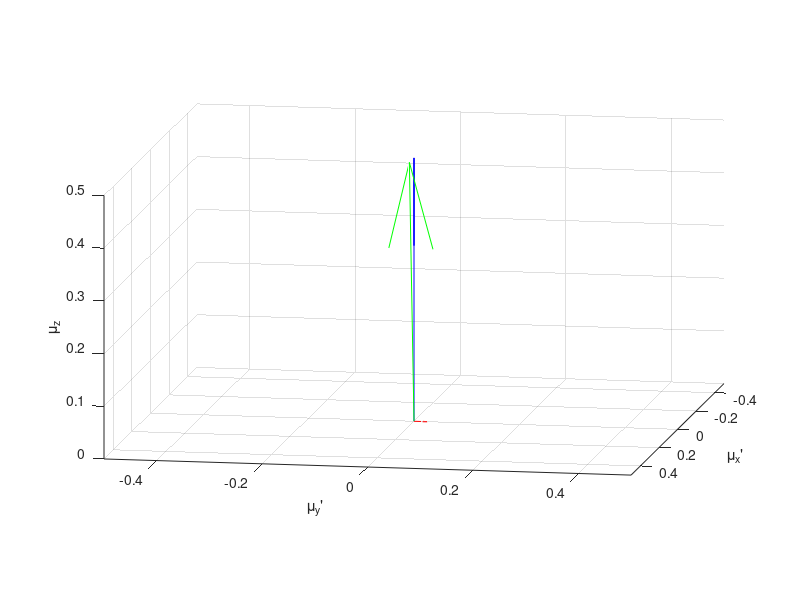
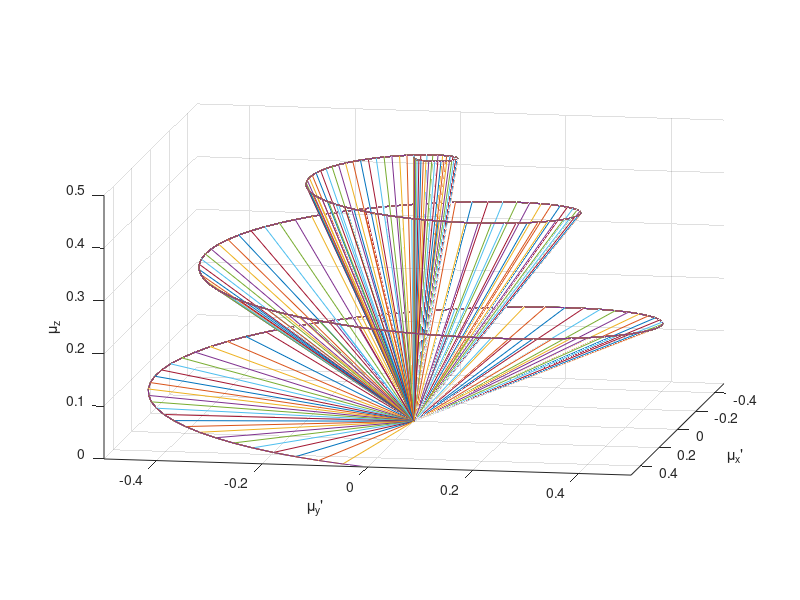

Write MATLAB code to recreate these figures, in order.
%%
clear all
close all
mu=0.5;
B0=mu.*[0 0 1];
B1=mu.*0.1.*[1 0 0];
Beff=B0+B1;
M=B0;

M=cross(M,Beff);

figure
h1=subplot(1,1,1)
hold on;
axis equal;
view(100, 10);
xlabel('\mu_x''');
ylabel('\mu_y''');
zlabel('\mu_z');
xlim([-0.5 0.5]);
ylim([-0.5 0.5]);
zlim([0 0.5]);
grid on;

quiver3(0, 0, 0, B0(1), B0(2), B0(3), 0, 'b');
hold on
% quiver3(0, 0, 0, B1(1), B1(2), B1(3), 0, 'r'); 
% hold on
quiver3(0, 0, 0, Beff(1), Beff(2), Beff(3), 0, 'g'); 
hold on
quiver3(0, 0, 0, M(1), M(2), M(3), 0, 'r'); 

%%

figure;
h1=subplot(1,1,1)
hold on;
axis equal;
view(100, 10);
xlabel('\mu_x''');
ylabel('\mu_y''');
zlabel('\mu_z');
xlim([-0.5 0.5]);
ylim([-0.5 0.5]);
zlim([0 0.5]);
grid on;

theta=linspace(0,pi./2,200);
phi=linspace(0,6.*pi,200);
mu=0.5;
Mx=zeros(1,200);
My=zeros(1,200);
Mz=zeros(1,200);
for i=1:200
    Mx(i)=mu.*[cos(phi(i)).*sin(theta(i))];
    My(i)=mu.*[sin(phi(i)).*sin(theta(i))];
    Mz(i)=mu.*cos(theta(i));
    plot3(Mx,My,Mz);
    hold on
end
    